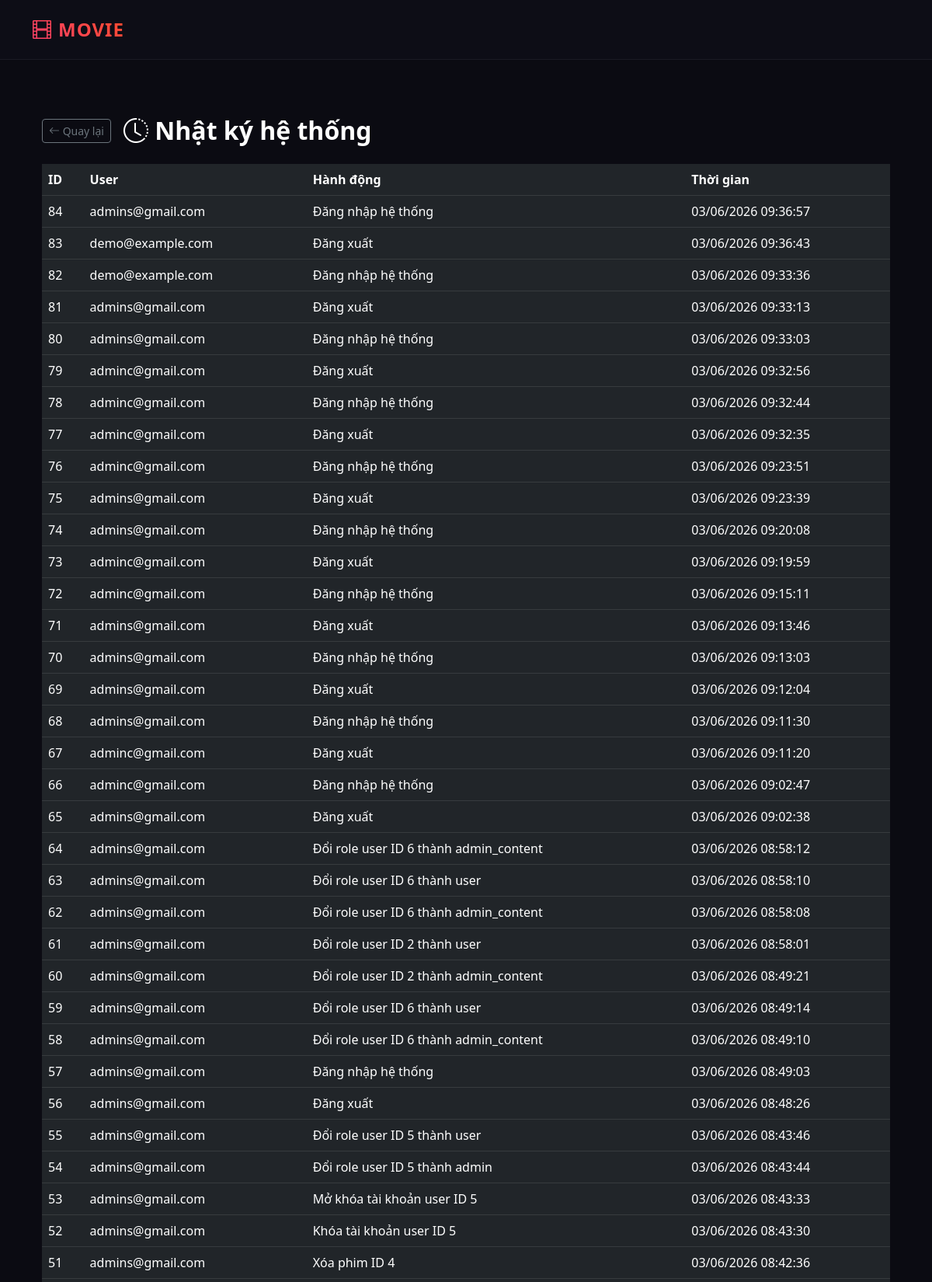
The page /admin/logs (signed in, upper part) on the database its author committed.
### tables this page shows
CREATE TABLE logs (
        id INTEGER PRIMARY KEY AUTOINCREMENT,
        user_id INTEGER,
        action TEXT,
        created_at TEXT,
        FOREIGN KEY(user_id) REFERENCES users(id)
    );

CREATE TABLE users (
        id INTEGER PRIMARY KEY AUTOINCREMENT,
        email TEXT UNIQUE,
        password BLOB,
        role VARCHAR(20) DEFAULT 'user',
        created_at TEXT,
        is_active INTEGER DEFAULT 1
    );

### app.py (the view)
@app.route('/admin/logs')
def admin_logs():
    if session.get('role') != 'admin_system':
        return redirect(url_for('login'))
    conn = get_db()
    c = conn.cursor()
    c.execute("""
        SELECT logs.*, users.email FROM logs
        LEFT JOIN users ON logs.user_id = users.id
        ORDER BY logs.id DESC
    """)
    logs = []
    for row in c.fetchall():
        log_dict = dict(row) # Chuyển sqlite3.Row thành dict để có thể chỉnh sửa
        dt = datetime.strptime(log_dict['created_at'], '%Y-%m-%d %H:%M:%S')
        log_dict['formatted_time'] = dt.strftime('%d/%m/%Y %H:%M:%S')
        logs.append(log_dict)
    conn.close()
    return render_template('admin/logs.html', logs=logs)

### app.py (called while the page is built)
def get_db():
    conn = sqlite3.connect("database.db")
    conn.row_factory = sqlite3.Row
    return conn

### templates/admin/logs.html
{% extends "layout.html" %}
{% block content %}
<div class="container py-5 text-white">
    <div class="d-flex align-items-center mb-4">
        <a href="{{ url_for('admin_dashboard') }}" class="btn btn-outline-secondary btn-sm me-3">
            <i class="bi bi-arrow-left"></i> Quay lại
        </a>
        <h2 class="fw-bold mb-0">
            <i class="bi bi-clock-history"></i>
            Nhật ký hệ thống
        </h2>
    </div>
    <div class="table-responsive">
        <table class="table table-dark table-hover align-middle">
            <thead>
                <tr>
                    <th>ID</th>
                    <th>User</th>
                    <th>Hành động</th>
                    <th>Thời gian</th>
                </tr>
            </thead>
            <tbody>
                {% for log in logs %}
                <tr>
                    <td>{{ log.id }}</td>
                    <td>{{ log.email or 'Unknown' }}</td>
                    <td>{{ log.action }}</td>
                    <td>{{ log.formatted_time }}</td>
                </tr>
                {% endfor %}
            </tbody>
        </table>
    </div>
</div>
{% endblock %}

### templates/layout.html (style rules this page uses)
body { background-color: #0b0b12 !important; color: #e2e2e9 !important; font-family: 'Segoe UI', sans-serif; }

### rows shown on the page
logs: id "84", email "admins@gmail.com", action "Đăng nhập hệ thống", formatted_time "03/06/2026 09:36:57"
logs: id "83", email "demo@example.com", action "Đăng xuất", formatted_time "03/06/2026 09:36:43"
logs: id "82", email "demo@example.com", action "Đăng nhập hệ thống", formatted_time "03/06/2026 09:33:36"
logs: id "81", email "admins@gmail.com", action "Đăng xuất", formatted_time "03/06/2026 09:33:13"
logs: id "80", email "admins@gmail.com", action "Đăng nhập hệ thống", formatted_time "03/06/2026 09:33:03"
logs: id "79", email "adminc@gmail.com", action "Đăng xuất", formatted_time "03/06/2026 09:32:56"
logs: id "78", email "adminc@gmail.com", action "Đăng nhập hệ thống", formatted_time "03/06/2026 09:32:44"
logs: id "77", email "adminc@gmail.com", action "Đăng xuất", formatted_time "03/06/2026 09:32:35"
logs: id "76", email "adminc@gmail.com", action "Đăng nhập hệ thống", formatted_time "03/06/2026 09:23:51"
logs: id "75", email "admins@gmail.com", action "Đăng xuất", formatted_time "03/06/2026 09:23:39"
logs: id "74", email "admins@gmail.com", action "Đăng nhập hệ thống", formatted_time "03/06/2026 09:20:08"
logs: id "73", email "adminc@gmail.com", action "Đăng xuất", formatted_time "03/06/2026 09:19:59"
logs: id "72", email "adminc@gmail.com", action "Đăng nhập hệ thống", formatted_time "03/06/2026 09:15:11"
logs: id "71", email "admins@gmail.com", action "Đăng xuất", formatted_time "03/06/2026 09:13:46"
logs: id "70", email "admins@gmail.com", action "Đăng nhập hệ thống", formatted_time "03/06/2026 09:13:03"
logs: id "69", email "admins@gmail.com", action "Đăng xuất", formatted_time "03/06/2026 09:12:04"
logs: id "68", email "admins@gmail.com", action "Đăng nhập hệ thống", formatted_time "03/06/2026 09:11:30"
logs: id "67", email "adminc@gmail.com", action "Đăng xuất", formatted_time "03/06/2026 09:11:20"
logs: id "66", email "adminc@gmail.com", action "Đăng nhập hệ thống", formatted_time "03/06/2026 09:02:47"
logs: id "65", email "admins@gmail.com", action "Đăng xuất", formatted_time "03/06/2026 09:02:38"
logs: id "64", email "admins@gmail.com", action "Đổi role user ID 6 thành admin_content", formatted_time "03/06/2026 08:58:12"
logs: id "63", email "admins@gmail.com", action "Đổi role user ID 6 thành user", formatted_time "03/06/2026 08:58:10"
logs: id "62", email "admins@gmail.com", action "Đổi role user ID 6 thành admin_content", formatted_time "03/06/2026 08:58:08"
logs: id "61", email "admins@gmail.com", action "Đổi role user ID 2 thành user", formatted_time "03/06/2026 08:58:01"
logs: id "60", email "admins@gmail.com", action "Đổi role user ID 2 thành admin_content", formatted_time "03/06/2026 08:49:21"
logs: id "59", email "admins@gmail.com", action "Đổi role user ID 6 thành user", formatted_time "03/06/2026 08:49:14"
logs: id "58", email "admins@gmail.com", action "Đổi role user ID 6 thành admin_content", formatted_time "03/06/2026 08:49:10"
logs: id "57", email "admins@gmail.com", action "Đăng nhập hệ thống", formatted_time "03/06/2026 08:49:03"
logs: id "56", email "admins@gmail.com", action "Đăng xuất", formatted_time "03/06/2026 08:48:26"
logs: id "55", email "admins@gmail.com", action "Đổi role user ID 5 thành user", formatted_time "03/06/2026 08:43:46"
logs: id "54", email "admins@gmail.com", action "Đổi role user ID 5 thành admin", formatted_time "03/06/2026 08:43:44"
logs: id "53", email "admins@gmail.com", action "Mở khóa tài khoản user ID 5", formatted_time "03/06/2026 08:43:33"
logs: id "52", email "admins@gmail.com", action "Khóa tài khoản user ID 5", formatted_time "03/06/2026 08:43:30"
logs: id "51", email "admins@gmail.com", action "Xóa phim ID 4", formatted_time "03/06/2026 08:42:36"
